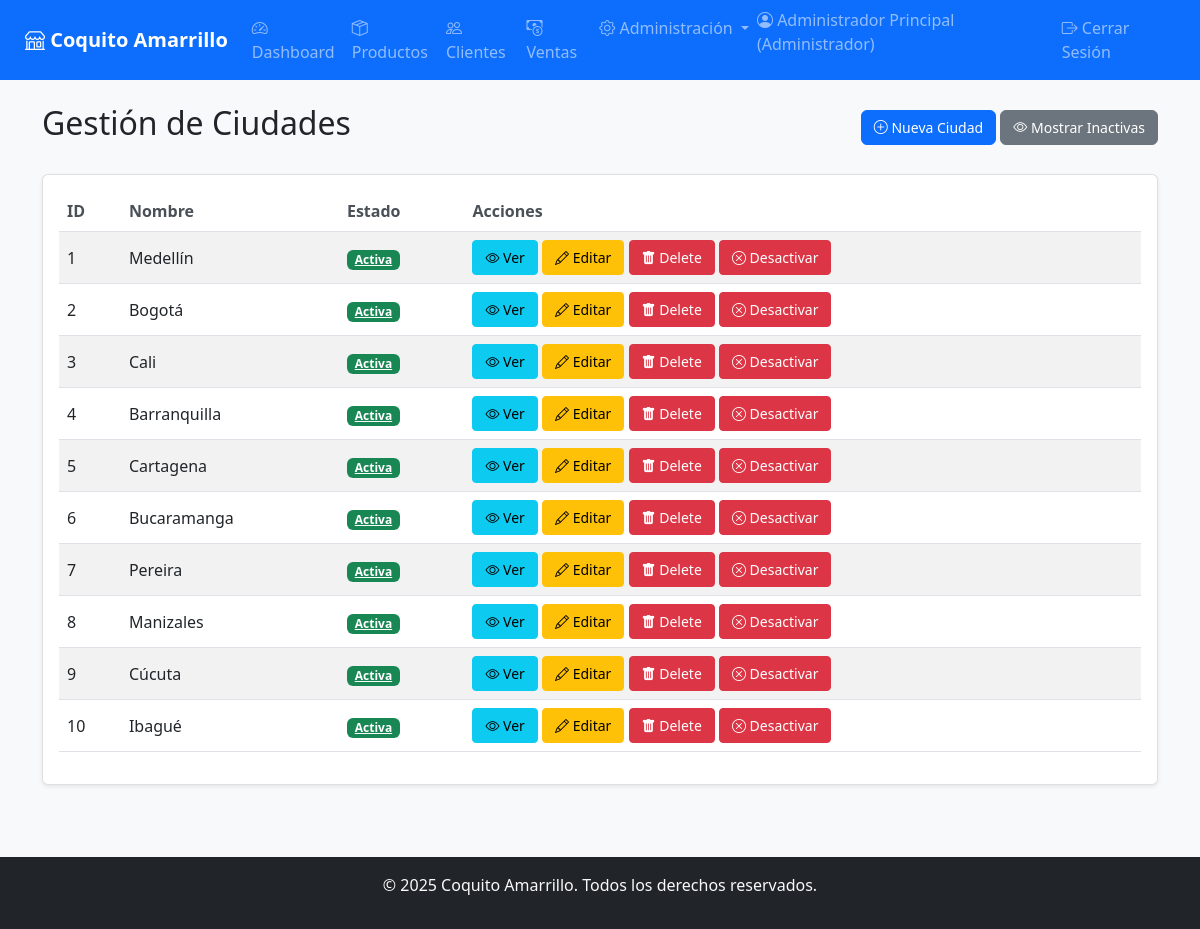
The app's page /cities/ (signed in), older data.
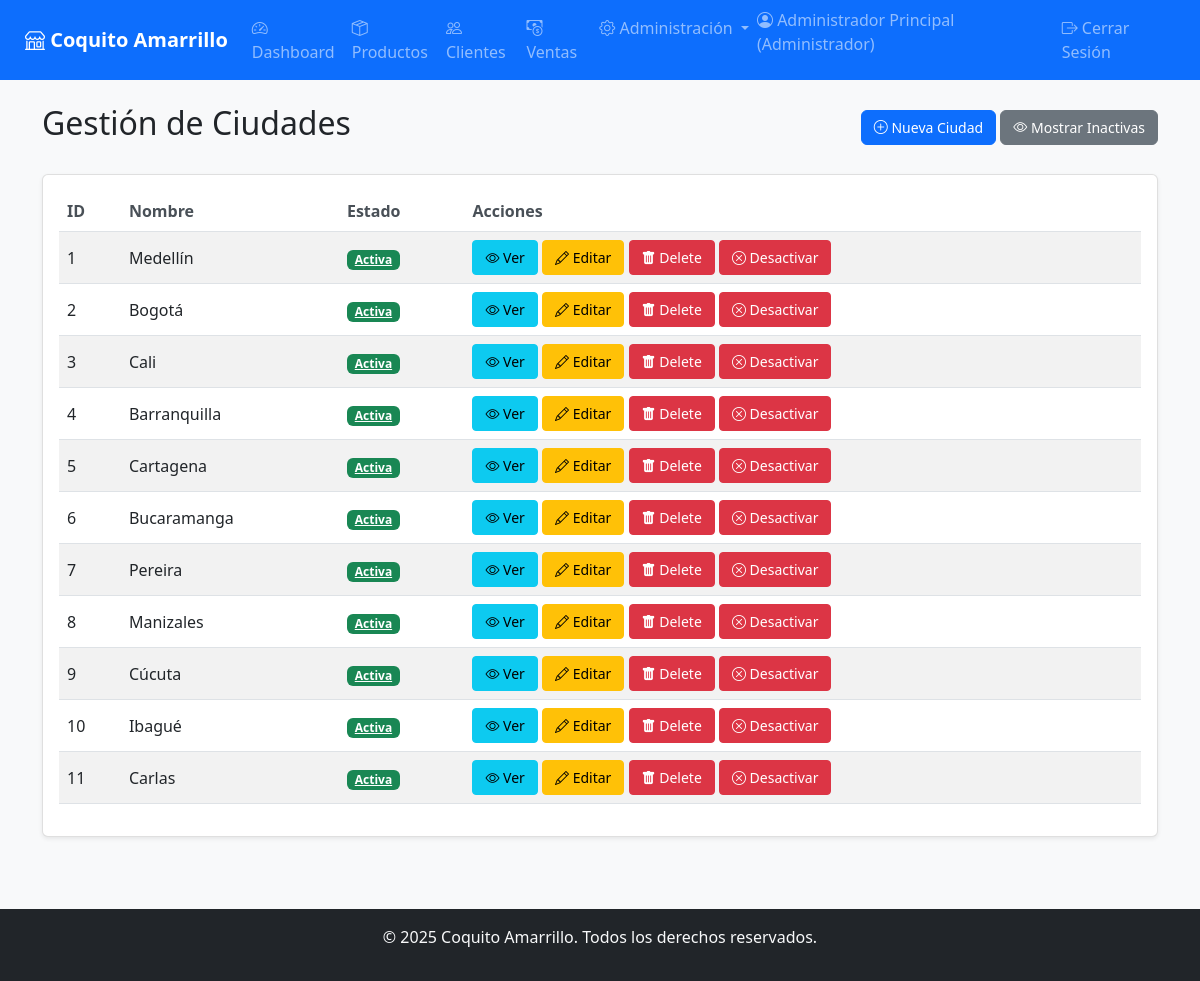
The same page, newer data.
### app/models/city.py (models this page shows, shortened)
class City(db.Model):
    __tablename__ = 'ciudades'
    id_ciudad = db.Column(db.Integer, primary_key=True)
    nombre = db.Column(db.String(100), nullable=False, unique=True)
    activo = db.Column(db.Boolean, default=True)
    fecha_eliminacion = db.Column(db.DateTime)
    tiendas = relationship('Store', back_populates='ciudad')
    clientes = relationship('Client', back_populates='ciudad')
    proveedores = relationship('Supplier', back_populates='ciudad')
    personal = relationship('Staff', back_populates='ciudad')
    @classmethod
    def get_activos(cls):
        return cls.query.filter_by(activo=True)

### app/routes/cities.py (the view)
@cities_bp.route('/')
@login_required
@admin_required
def list_cities():
    form = EmptyForm()
    mostrar_inactivas = request.args.get('mostrar_inactivas', 'false').lower() in ['1', 'true', 'yes']
    if mostrar_inactivas:
        ciudades = City.get_todo().all()
    else:
        ciudades = City.get_activos().all()
    return render_template('cities/list.html', mostrar_inactivas=mostrar_inactivas, ciudades=ciudades, form=form)

### app/__init__.py (called while the page is built)
@login_manager.user_loader
def load_user(user_id):
    from app.models import User
    return User.query.get(int(user_id))

### app/templates/cities/list.html (shortened to what this page needs)
{% extends "base.html" %}
{% block content %}
<div class="container">
  <div class="d-flex justify-content-between align-items-center mb-4">
    <h2>Gestión de Ciudades</h2>
    <div>
      <a href="{{ url_for('cities.create_city') }}" class="btn btn-primary">
        <i class="bi bi-plus-circle"></i> Nueva Ciudad
      </a>
      <a href="{{ url_for('cities.list_cities', mostrar_inactivas=(not mostrar_inactivas)) }}"
        class="btn btn-{% if mostrar_inactivas %}warning{% else %}secondary{% endif %}">
        <i class="bi {% if mostrar_inactivos %}bi-eye-slash{% else %}bi-eye{% endif %}"></i>
        {% if mostrar_inactivas %}Ocultar Inactivas{% else %}Mostrar Inactivas{% endif %}
      </a>
    </div>
  </div>
  <div class="card">
    <div class="card-body">
      <div class="table-responsive">
        <table class="table table-striped align-middle">
          <thead>
            <tr>
              <th>ID</th>
              <th>Nombre</th>
              <th>Estado</th>
              <th>Acciones</th>
            </tr>
          </thead>
          <tbody>
            {% for ciudad in ciudades %}
            <tr class="{% if not ciudad.activo %}table-secondary{% endif %}">
              <td>{{ ciudad.id_ciudad }}</td>
              <td>{{ ciudad.nombre }}</td>
              <td>
                <a href="{{ url_for('cities.list_cities', mostrar_inactivos=not mostrar_inactivos)}}"
                  class="badge {% if ciudad.activo %}bg-success{% else %}bg-secondary{% endif %}">
                  {% if ciudad.activo %} Activa {% else %} Inactiva {% endif %}
                </a>
              </td>
              <td>
                <a href="{{ url_for('cities.view_city', city_id=ciudad.id_ciudad) }}" class="btn btn-sm btn-info">
                  <i class="bi bi-eye"></i> Ver
                </a>
                <a href="{{ url_for('cities.edit_city', city_id=ciudad.id_ciudad) }}" class="btn btn-sm btn-warning">
                  <i class="bi bi-pencil"></i> Editar
                </a>
                {% if ciudad.activo %}
                <form method="POST" action="{{ url_for('cities.permanent_delete_city', city_id=ciudad.id_ciudad) }}"
                  class="d-inline">
                  <button type="submit" class="btn btn-sm btn-danger"
                    onclick="return confirm('⚠️ Esta acción eliminará al Proveedor de forma permanente. ¿Continuar?')">
                    <i class="bi bi-trash-fill"></i> Delete
                  </button>
                </form>
                <form method="POST" action="{{ url_for('cities.delete_city', city_id=ciudad.id_ciudad) }}"
                  class="d-inline">
                  <button type="submit" class="btn btn-sm btn-danger"
                    onclick="return confirm('¿Desactivar esta ciudad?')">
                    <i class="bi bi-x-circle"></i> Desactivar
                  </button>
                </form>
                {% endif %}
              </td>
            </tr>
            {% endfor %}
          </tbody>
        </table>
      </div>
    </div>
  </div>
</div>
{% endblock %}

Row changes from the older to the newer data that the page shows:
added City: id_ciudad "11", nombre "Carlas", activo "Activa"
